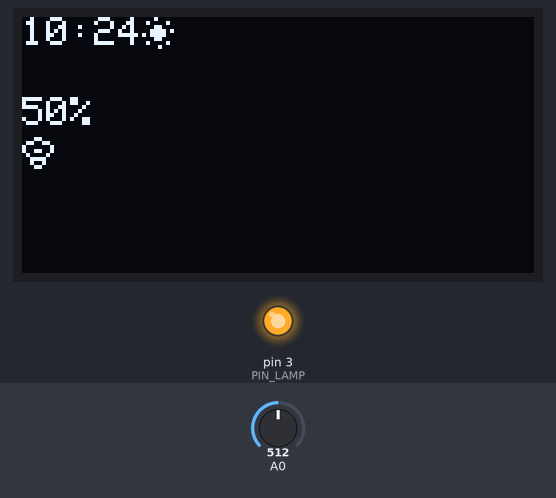
The sketch below on a simulated Arduino Uno, built with avr-gcc and run on an emulated ATmega328P. Shown: 128×64 one-colour display, output pins drawn as LEDs (lit = HIGH). The test bench sets the inputs (shaded band); at power-on: A0 = 512. The local clock reads 2024-03-15 10:24:30 at power-on unless the sketch sets it.

Above: at 1.2 s.
1.3 s: A0 set to 808
At 3.2 s:
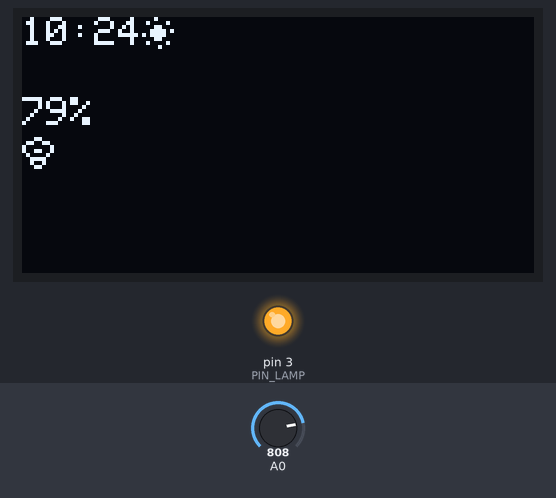
3.5 s: A0 set to 822
At 6.4 s:
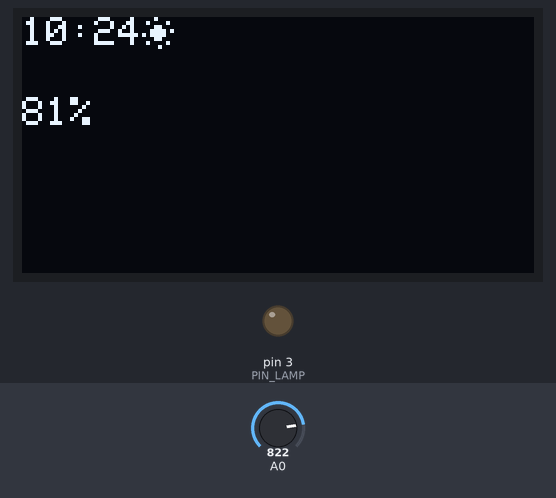
6.5 s: A0 set to 615
At 9.2 s:
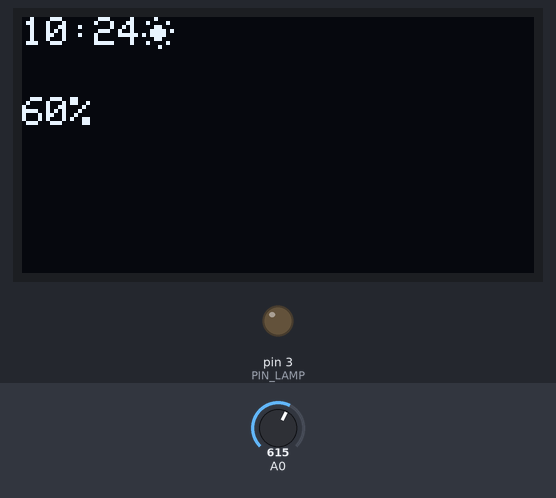
9.5 s: A0 set to 588
At 13.4 s:
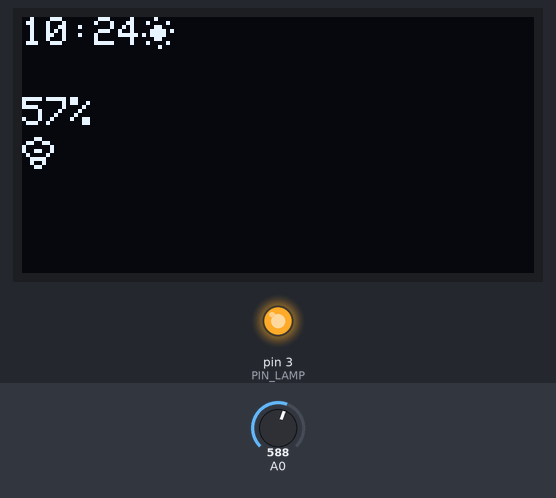
Timing chart, 0 to 14.9 s (numbered marks = the images above; inputs shaded):
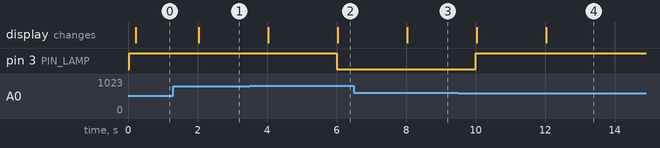

The sketch:

serra-02.ino
```cpp
#include <Wire.h>
#include "RTClib.h"
#include <Adafruit_GFX.h>
#include <Adafruit_SSD1306.h>

#define PIN_LAMP 3

#define OLED_RESET     4 // Reset pin # (or -1 if sharing Arduino reset pin)
Adafruit_SSD1306 display(128, 64, &Wire, OLED_RESET);

// real time clock
DS1307 rtc;

unsigned long t1, dt1, t2, dt2;

int th1_luce = 80;
int th2_luce = 60;

int mm, hh;
bool GIORNO;
bool LAMP;

int luce = 0;

//icona sole
static const unsigned char PROGMEM logo8_sun_bmp[] =
{ B00010000,
  B01000010,
  B00011000,
  B00111101,
  B10111100,
  B00011000,
  B01000010,
  B00001000 };

static const unsigned char PROGMEM logo8_moon_bmp[] =
{ B00011100,
  B00110010,
  B01100000,
  B11100000,
  B11100000,
  B01100000,
  B00110010,
  B00011100 };

 static const unsigned char PROGMEM logo8_light_bmp[] =
{ B00011000,
  B01100110,
  B10000001,
  B10011001,
  B01000010,
  B00111100,
  B00100100,
  B00011000 };

void setup() {
  Serial.begin(9600);

  if(!display.begin(SSD1306_SWITCHCAPVCC, 0x3C)) { // Address 0x3C for 128x32
    Serial.println(F("SSD1306 allocation failed"));
    for(;;);
  }

  if (!rtc.begin()) {
    Serial.println("Errore! Verifica le connesioni dell'RTC!");
    return;
  }
  if (!rtc.isrunning()) {
    Serial.println("Configuro l'ora");
    //Uso l'ora di compilazione dello sketch
    rtc.adjust(DateTime(F(__DATE__), F(__TIME__)));
    // per farlo a mano...
    // January 21, 2014 at 3am you would call
    // rtc.adjust(DateTime(2014, 1, 21, 3, 0, 0));
  }

  display.setTextSize(1);
  display.setTextColor(WHITE);
  display.cp437(true);
  display.clearDisplay();

  pinMode(PIN_LAMP, OUTPUT);  //luce
  leggiOra();
  leggiLuce();
}

void loop() {
  /**
   * TIMER
   */
  dt1 = millis() - t1;
  if (dt1 >= 2000) {
    t1 = millis();
    leggiLuce();
    leggiOra();
  }
  dt2 = millis() - t2;
  if (dt2 >= 200) {
    t2 = millis();
    aggiornaDisplay(luce);
  }

  //applico le azioni
  digitalWrite(PIN_LAMP, LAMP);

}

void leggiLuce() {
  for (int i = 0; i < 10; i++) {
    luce += analogRead(A0);
  }
  luce = luce / 10;
  luce = map (luce, 0, 1024, 0, 100);

  if (GIORNO) {
    if (luce > th1_luce) {
      LAMP = LOW;
    } else if (luce < th2_luce) {
      LAMP = HIGH;
    }
  } else {
    LAMP = LOW;
    digitalWrite(PIN_LAMP, LOW);
  }
}

void leggiOra(){
  DateTime now = rtc.now();
  hh = now.hour();
  mm = now.minute();

  if ((hh >= 6) && (hh < 22)) {
    GIORNO = true;
  } else {
    GIORNO = false;
  }

}

void aggiornaDisplay(int luce) {
  display.clearDisplay();

  //ore e minuti
  display.setCursor(0, 0);
  display.print(hh);
  display.print(":");
  display.print(mm);

  display.setCursor(0, 20);
  display.print(luce);
  display.print("%");
  if (GIORNO) {
    display.drawBitmap(30, 0,  logo8_sun_bmp, 8, 8, 1);
  } else {
    display.drawBitmap(30, 0,  logo8_moon_bmp, 8, 8, 1);
  }
  if (LAMP) {
    display.drawBitmap(0, 30,  logo8_light_bmp, 8, 8, 1);
  }

  display.display();
}
```

Measured:
- the behaviour switches between 821 and 822 on A0 (found by bisection; images 1 and 2)
- the behaviour switches between 607 and 606 on A0 (found by bisection; images 3 and 4)
- after the input at 1.3 s, the display: changes after 0.73 s (image 1)
- after the input at 3.5 s, pin 3 (PIN_LAMP): HIGH → LOW after 2.5 s; the display: first changes after 0.53 s (image 2 shows a later state)
- after the input at 6.5 s, the display: changes after 1.5 s (image 3)
- after the input at 9.5 s, pin 3 (PIN_LAMP): LOW → HIGH after 0.50 s; the display: first changes after 0.53 s (image 4 shows a later state)
